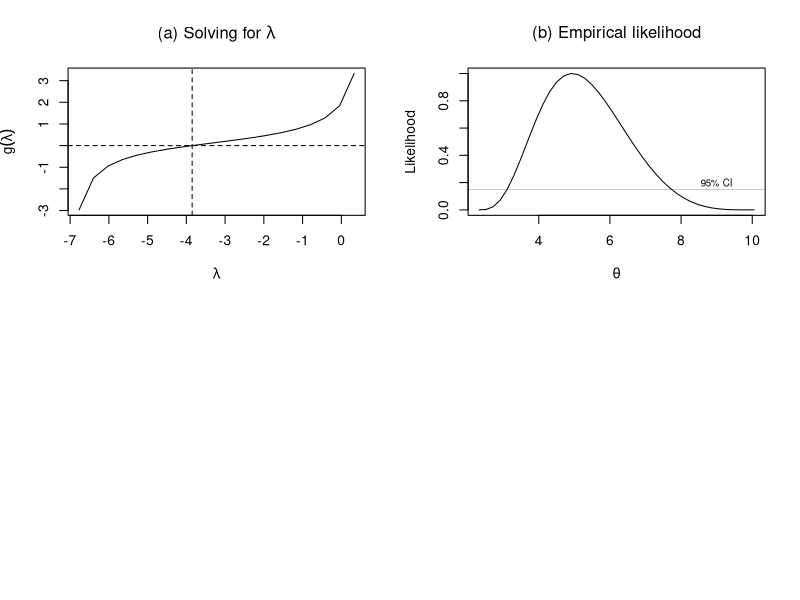

Write R code to recreate this figure.
# Example 15.1, including Figure 15.1

x<- c( 2.3, 2.4,  4.5, 5.4, 10.1); 
   n<- length(x)

f1<- function(lambda,x){
     x/(n-lambda*x)
    }

# trying a number of theta
th<- c(3,4,mean(x),6,7)
theta<- NULL
loglik<- NULL
for (i in 1:length(th)){
  a<- x-th[i]
  lam <- seq(n/min(a),n/max(a),len=22)
  lam <- lam[c(-1,-22)]
  glam <-outer(lam,a,'f1')
  glam<- c(glam %*% rep(1,n))
  lam0<- approx(glam,lam,xout=0)$y
  if (is.na(lam0)==F) {   # lam0 exists
     w <- 1/(n-lam0*a)
     ll<- sum(log(w))
       cat(th[i],round(lam0,2),round(w,2),round(ll,2),'\n')
     theta<- c(theta,th[i])
     loglik <- c(loglik,ll)
  }
}

# Figure 15.1
# g-lambda
th<- 3
  a<- x-th
  lam <- seq(n/min(a),n/max(a),len=22)
  lam <- lam[c(-1,-22)]
  glam <-outer(lam,a,'f1')
  glam<- c(glam %*% rep(1,n))
    lam0<- approx(glam,lam,xout=0)$y

par(mfrow=c(2,2))
plot(lam,glam,xlab=expression(lambda),
     ylab=expression(g(lambda)),type='l')
  abline(h=0, v=lam0,lty=2)
title(expression(paste('(a) Solving for ',lambda)))

# 
x<- sort(x)  # be sure to use sorted x here
nt<- 40
th<- seq(1.01*x[1],(x[n-1]+.99*(x[n]-x[n-1])),len=nt)

theta<- NULL
loglik<- NULL
for (i in 1:nt){
  a<- x-th[i]
  lam <- seq(n/min(a),n/max(a),len=22)
  lam <- lam[c(-1,-22)]
  glam <-outer(lam,a,'f1')
  glam<- c(glam %*% rep(1,n))
  lam0<- approx(glam,lam,xout=0)$y
  if (is.na(lam0)==F) {   # lam0 exists
     w <- 1/(n-lam0*a)
     ll<- sum(log(w))
     theta<- c(theta,th[i])
     loglik <- c(loglik,ll)
  }
}

lik<- exp(loglik-max(loglik))
plot(th,lik,type='l',xlab=expression(theta),
     ylab='Likelihood')
  title(expression('(b) Empirical likelihood'))
  abline(h=0.15,lwd=.2)
  text(9,.2,'95% CI',cex=.7)
